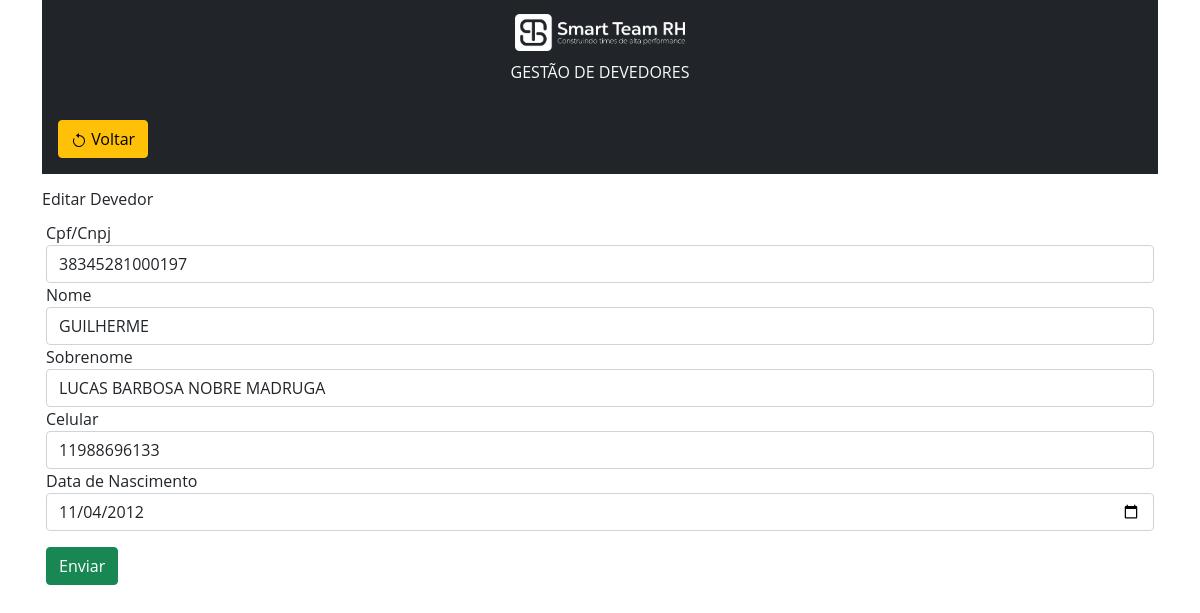
Screenshot of /devedor-editar.php?id=8 with the database file from the repository.
### tables this page shows
CREATE TABLE `devedores` (
  `id` int(11) unsigned NOT NULL AUTO_INCREMENT,
  `nome` varchar(255) DEFAULT NULL,
  `sobrenome` varchar(255) DEFAULT NULL,
  `telefone` varchar(255) DEFAULT NULL,
  `celular` varchar(255) DEFAULT NULL,
  `documento` bigint(14) unsigned DEFAULT NULL,
  `nascimento` date NOT NULL,
  PRIMARY KEY (`id`)
);

### devedor-editar.php (called while the page is built, shortened)
<?php
$IdDevedor = filter_input(INPUT_GET, 'id', FILTER_VALIDATE_INT);
$devedor = Devedor::getDevedor($IdDevedor);
include __DIR__ . '/includes/header.php';
include __DIR__ . '/includes/devedor-form.php';
include __DIR__ . '/includes/footer.php';

### app/Db/Database.php (called while the page is built, shortened)
<?php
class Database {
    private $table;
    private $connection;
    public function __construct($table = null) {
        $this->table = $table;
    }
    private function setConnection() {
        try {
            $dsn = 'mysql:host=' . self::HOST . ';dbname=' . self::NAME;
            $options = [PDO::MYSQL_ATTR_INIT_COMMAND => 'SET NAMES UTF8'];
            $this->connection = new PDO($dsn, self::USER, self::PASS, $options);
            $this->connection->setAttribute(PDO::ATTR_ERRMODE, PDO::ERRMODE_EXCEPTION);
        } catch (PDOException $e) {
            die('ERROR: ' . $e->getMessage());
        }
    }
    public function execute($query, $params = []) {
        try {
            $statement = $this->connection->prepare($query);
            $statement->execute($params);
            return $statement;
        } catch (PDOException $e) {
            die('ERROR: ' . $e->getMessage());
        }
    }
    public function select($where = null, $order = null, $limit = null, $fields = '*') {
        $where = strlen($where) ? 'WHERE ' . $where : '';
        $order = strlen($order) ? 'ORDER BY ' . $order : '';
        $limit = strlen($limit) ? 'LIMIT ' . $limit : '';
        $query = 'SELECT ' . $fields . ' FROM ' . $this->table . ' ' . $where . ' ' . $order . ' ' . $limit . '';
        return $this->execute($query);
    }
}

### app/Entity/Devedor.php (called while the page is built, shortened)
<?php
class Devedor {
    private $nome;
    private $sobrenome;
    private $celular;
    private $documento;
    private $nascimento;
    public static function getDevedor($id) {
        return (new Database('devedores'))->select('id = ' . $id)
                        ->fetchObject(self::class);
    }
    public function getNome(): string {
        return $this->nome;
    }
    public function getSobrenome(): string {
        return $this->sobrenome;
    }
    public function getCelular(): string {
        return $this->celular;
    }
    public function getDocumento(): string {
        return $this->documento;
    }
    public function getNascimento(): string {
        return $this->nascimento;
    }
}

### includes/devedor-form.php (the view, shortened to what this page needs)
<main>
    <section class="bg-dark text-light p-3">
        <a href="index.php">
            <button class="btn btn-warning">
                Voltar
            </button>
        </a>
    </section>
    <div class="row">
        <div class="col">
            <h2 class="h6 text-left text-dark mt-3"><?= TITLE ?></h2>
            <form class="p-1" method="post">
                <div class="form-group">
                    <label>Cpf/Cnpj</label>
                    <input type="text" name="documento" value="<?= isset($devedor) ? $devedor->getDocumento() : '' ?>" class="form-control" required>
                </div>
                <div class="form-group">
                    <label>Nome</label>
                    <input type="text" name="nome" value="<?= isset($devedor) ? $devedor->getNome() : '' ?>" class="form-control" required>
                </div>
                <div class="form-group">
                    <label>Sobrenome</label>
                    <input type="text" name="sobrenome" value="<?= isset($devedor) ? $devedor->getSobrenome() : '' ?>" class="form-control" required>
                </div>
                <div class="form-group">
                    <label>Celular</label>
                    <input type="text" name="celular" id="celular" value="<?= isset($devedor) ? $devedor->getCelular() : '' ?>" class="form-control" required>
                </div>
                <div class="form-group">
                    <label>Data de Nascimento</label>
                    <input type="date" name="nascimento" value="<?= isset($devedor) ? $devedor->getNascimento() : '' ?>" class="form-control" required>
                </div>
                <div class="form-group mt-3">
                    <button type="submit" class="btn btn-success">Enviar</button>
                </div>
            </form>
        </div>
    </div>
</main>

### style.css (style rules this page uses)
* { font-family: 'Open Sans', sans-serif; }

### rows the page displays
devedores: documento "38345281000197", nome "GUILHERME", sobrenome "LUCAS BARBOSA NOBRE MADRUGA", celular "11988696133", nascimento "11/04/2012"

### other values shown
TITLE "Editar Devedor"
